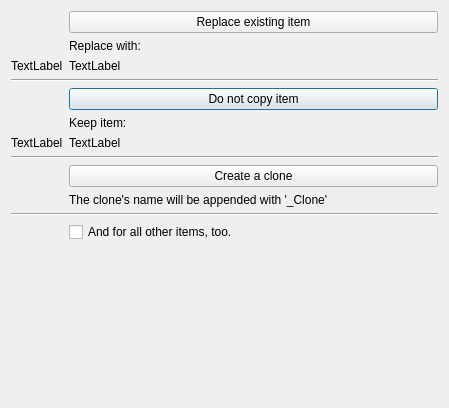
<?xml version="1.0" encoding="UTF-8"?>
<ui version="4.0">
 <class>ISelectCopyAction</class>
 <widget class="QDialog" name="ISelectCopyAction">
  <property name="geometry">
   <rect>
    <x>0</x>
    <y>0</y>
    <width>449</width>
    <height>408</height>
   </rect>
  </property>
  <property name="windowTitle">
   <string>Copy item...</string>
  </property>
  <layout class="QGridLayout" name="gridLayout">
   <item row="5" column="1">
    <widget class="QPushButton" name="pushSkip">
     <property name="sizePolicy">
      <sizepolicy hsizetype="MinimumExpanding" vsizetype="Fixed">
       <horstretch>0</horstretch>
       <verstretch>0</verstretch>
      </sizepolicy>
     </property>
     <property name="minimumSize">
      <size>
       <width>330</width>
       <height>0</height>
      </size>
     </property>
     <property name="text">
      <string>Do not copy item</string>
     </property>
    </widget>
   </item>
   <item row="7" column="1">
    <widget class="QLabel" name="labelInfo2">
     <property name="sizePolicy">
      <sizepolicy hsizetype="MinimumExpanding" vsizetype="Preferred">
       <horstretch>0</horstretch>
       <verstretch>0</verstretch>
      </sizepolicy>
     </property>
     <property name="text">
      <string>TextLabel</string>
     </property>
     <property name="alignment">
      <set>Qt::AlignLeading|Qt::AlignLeft|Qt::AlignTop</set>
     </property>
     <property name="wordWrap">
      <bool>true</bool>
     </property>
    </widget>
   </item>
   <item row="3" column="0" colspan="2">
    <widget class="Line" name="line">
     <property name="orientation">
      <enum>Qt::Horizontal</enum>
     </property>
    </widget>
   </item>
   <item row="6" column="1">
    <widget class="QLabel" name="label_2">
     <property name="text">
      <string>Keep item:</string>
     </property>
    </widget>
   </item>
   <item row="12" column="0" colspan="2">
    <widget class="Line" name="line_3">
     <property name="orientation">
      <enum>Qt::Horizontal</enum>
     </property>
    </widget>
   </item>
   <item row="0" column="1">
    <widget class="QPushButton" name="pushCopy">
     <property name="sizePolicy">
      <sizepolicy hsizetype="MinimumExpanding" vsizetype="Fixed">
       <horstretch>0</horstretch>
       <verstretch>0</verstretch>
      </sizepolicy>
     </property>
     <property name="minimumSize">
      <size>
       <width>330</width>
       <height>0</height>
      </size>
     </property>
     <property name="text">
      <string>Replace existing item</string>
     </property>
    </widget>
   </item>
   <item row="2" column="1">
    <widget class="QLabel" name="labelInfo1">
     <property name="sizePolicy">
      <sizepolicy hsizetype="MinimumExpanding" vsizetype="Preferred">
       <horstretch>0</horstretch>
       <verstretch>0</verstretch>
      </sizepolicy>
     </property>
     <property name="text">
      <string>TextLabel</string>
     </property>
     <property name="alignment">
      <set>Qt::AlignLeading|Qt::AlignLeft|Qt::AlignTop</set>
     </property>
     <property name="wordWrap">
      <bool>true</bool>
     </property>
    </widget>
   </item>
   <item row="13" column="1">
    <widget class="QCheckBox" name="checkAllOtherToo">
     <property name="sizePolicy">
      <sizepolicy hsizetype="MinimumExpanding" vsizetype="Fixed">
       <horstretch>0</horstretch>
       <verstretch>0</verstretch>
      </sizepolicy>
     </property>
     <property name="text">
      <string>And for all other items, too.</string>
     </property>
    </widget>
   </item>
   <item row="1" column="1">
    <widget class="QLabel" name="label">
     <property name="text">
      <string>Replace with:</string>
     </property>
    </widget>
   </item>
   <item row="10" column="1">
    <widget class="QPushButton" name="pushClone">
     <property name="sizePolicy">
      <sizepolicy hsizetype="MinimumExpanding" vsizetype="Fixed">
       <horstretch>0</horstretch>
       <verstretch>0</verstretch>
      </sizepolicy>
     </property>
     <property name="minimumSize">
      <size>
       <width>330</width>
       <height>0</height>
      </size>
     </property>
     <property name="text">
      <string>Create a clone</string>
     </property>
    </widget>
   </item>
   <item row="11" column="1">
    <widget class="QLabel" name="label_3">
     <property name="sizePolicy">
      <sizepolicy hsizetype="MinimumExpanding" vsizetype="Preferred">
       <horstretch>0</horstretch>
       <verstretch>0</verstretch>
      </sizepolicy>
     </property>
     <property name="text">
      <string>The clone's name will be appended with '_Clone'</string>
     </property>
     <property name="wordWrap">
      <bool>true</bool>
     </property>
    </widget>
   </item>
   <item row="8" column="0" colspan="2">
    <widget class="Line" name="line_2">
     <property name="orientation">
      <enum>Qt::Horizontal</enum>
     </property>
    </widget>
   </item>
   <item row="2" column="0">
    <widget class="QLabel" name="labelIcon1">
     <property name="text">
      <string>TextLabel</string>
     </property>
     <property name="alignment">
      <set>Qt::AlignLeading|Qt::AlignLeft|Qt::AlignTop</set>
     </property>
    </widget>
   </item>
   <item row="7" column="0">
    <widget class="QLabel" name="labelIcon2">
     <property name="text">
      <string>TextLabel</string>
     </property>
     <property name="alignment">
      <set>Qt::AlignLeading|Qt::AlignLeft|Qt::AlignTop</set>
     </property>
    </widget>
   </item>
   <item row="14" column="1">
    <spacer name="verticalSpacer">
     <property name="orientation">
      <enum>Qt::Vertical</enum>
     </property>
     <property name="sizeHint" stdset="0">
      <size>
       <width>20</width>
       <height>40</height>
      </size>
     </property>
    </spacer>
   </item>
  </layout>
 </widget>
 <resources/>
 <connections/>
</ui>
